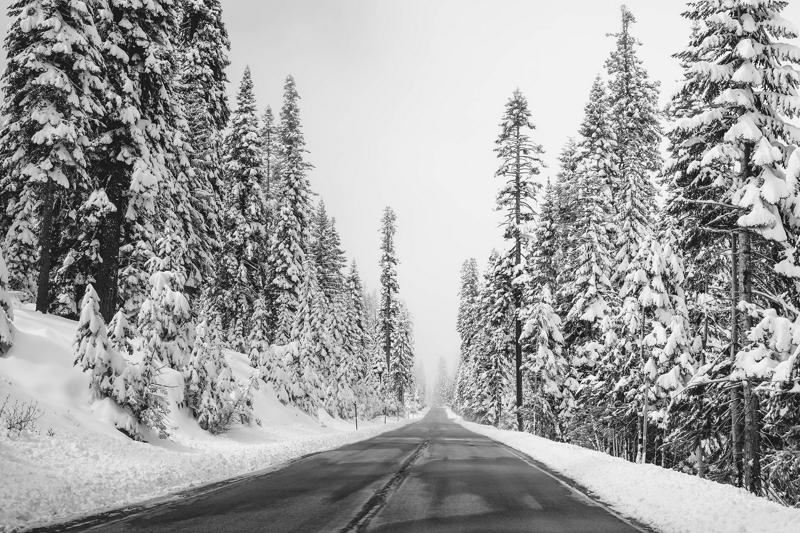
%> input picture CV1_Lab2_Filters/Part-1: Image Enhancement/images/image2.jpg, 800 x 533 px
$ octave test_gradient.m   (GNU Octave 9; MATLAB toolbox functions it lacks are replaced by stand-ins)
%> lines starting %> are read from the running program, lines starting %| are printed output that depends on the picture
### CV1_Lab2_Filters/Part-1: Image Enhancement/compute_gradient.m
function [Gx, Gy, im_magnitude,im_direction] = compute_gradient(image)

image = im2double(image);

Sx = double([-1 0 1; -2 0 2; -1 0 1])/8;
Sy = double([1 2 1; 0 0 0; -1 -2 -1])/8;

Gx = imfilter(image, Sx);
Gy = imfilter(image, Sy);

im_magnitude = sqrt(Gx.^2 + Gy.^2);

% im_direction = pi + atan2(Gy, Gx);
im_direction = pi/2 + atan(Gy ./ Gx);

end

### CV1_Lab2_Filters/Part-1: Image Enhancement/test_gradient.m
close all
clear all
clc

img = imread('images/image2.jpg');
%> img is the input picture: size 533x800 uint8; min 0, max 255, mean 160

figure;imshow(img)

[H, W] = size(img);
%> H = 533; W = 800

[Gx, Gy, im_magnitude,im_direction] = compute_gradient(img);
%> in compute_gradient, `Gy = imfilter(image, Sy);`:
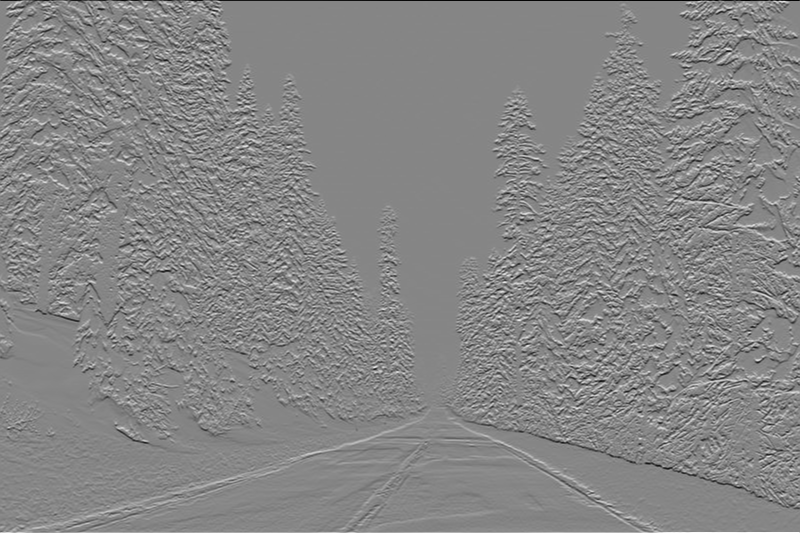
%> Gy: size 533x800 double; min -0.481, max 0.435, mean 0.000381; drawn with min black and max white
%> in compute_gradient, `im_direction = pi/2 + atan(Gy ./ Gx);`:
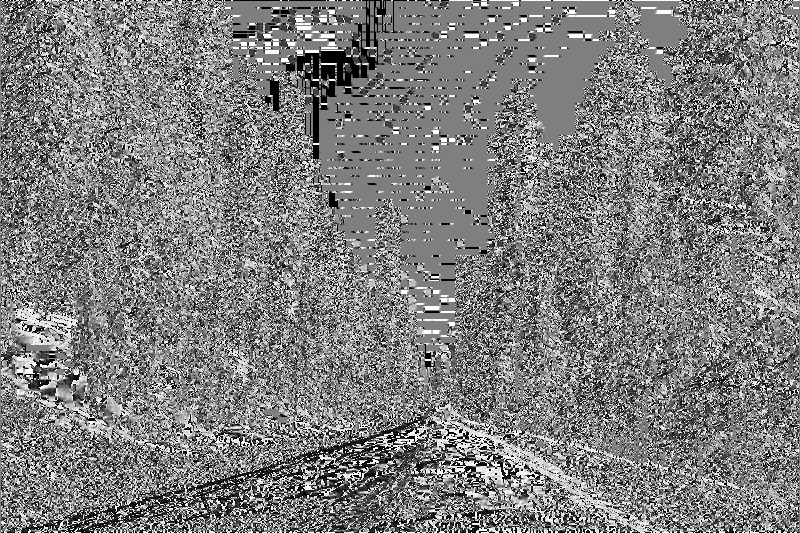
%> im_direction: size 533x800 double; 0.58% of the values are NaN or infinite; the others: min 0, max 3.14, mean 1.57; drawn with min black, max white, NaN and infinite black


figure
magnitude_thr = im_magnitude / max(im_magnitude(:));
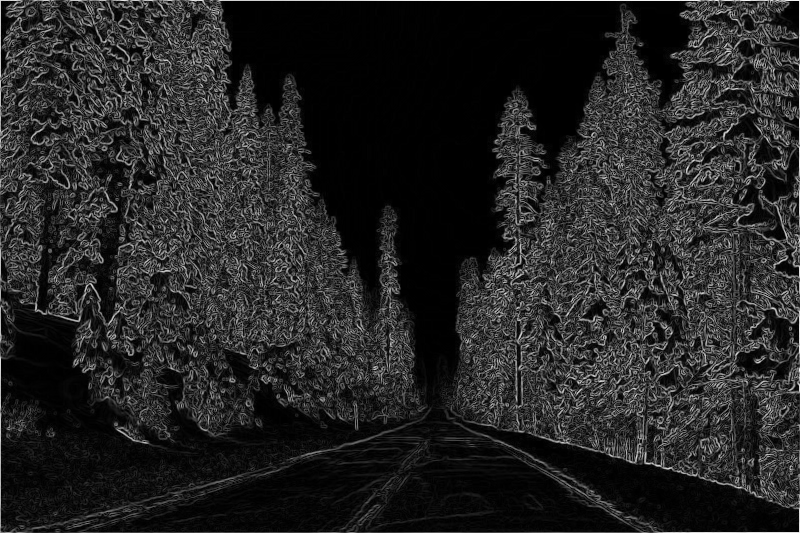
%> magnitude_thr: size 533x800 double; min 0, max 1, mean 0.147
imshow(magnitude_thr)
title('Magnitude')
pause(0.4)

Gx_n = (Gx - min(Gx(:))) / (max(Gx(:)) - min(Gx(:)));
Gy_n = (Gy - min(Gy(:))) / (max(Gy(:)) - min(Gy(:)));

im_direction_n = im_direction / pi; %(2*pi);


figure

subplot(2, 2, 1)
imshow(Gx_n)
title('Gradient X')

subplot(2, 2, 2)
imshow(Gy_n)
title('Gradient Y')

subplot(2, 2, 3)
imshow(im_magnitude / max(im_magnitude(:)))
title('Magnitude')

subplot(2, 2, 4)
imshow(im_direction)
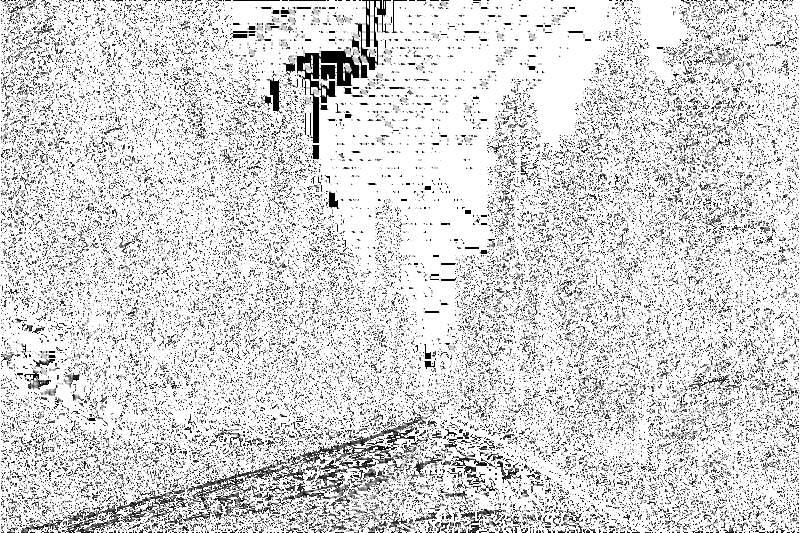
%> displayed picture: size 533x800, on the screen's scale of 0 to 255; min 0, max 255, mean 215.4
title('Angle')


sampling = 15;
start = 8;

[X, Y] = meshgrid(0:W,0:H);

X_s = X(start:sampling:H,start:sampling:W);
Y_s = Y(start:sampling:H,start:sampling:W);
Gx_s = Gx(start:sampling:H,start:sampling:W);
Gy_s = Gy(start:sampling:H,start:sampling:W);


f = figure;
colormap(f, gray);

quiver(X_s,Y_s,Gx_s,Gy_s, 'color', [1 0 0]);
axis image
hax = gca;
imagesc(hax.XLim,hax.YLim,img);
%> (this line was passed over: imagesc is not available in this run)
hold on;
quiver(X_s,Y_s,Gx_s,Gy_s, 'color', [1 0 0]);
%> figure, not shown here; highest point at x = 786.9, y = 550.6


%normalize the gradient vectors
Gx_s = (Gx ./ im_magnitude);
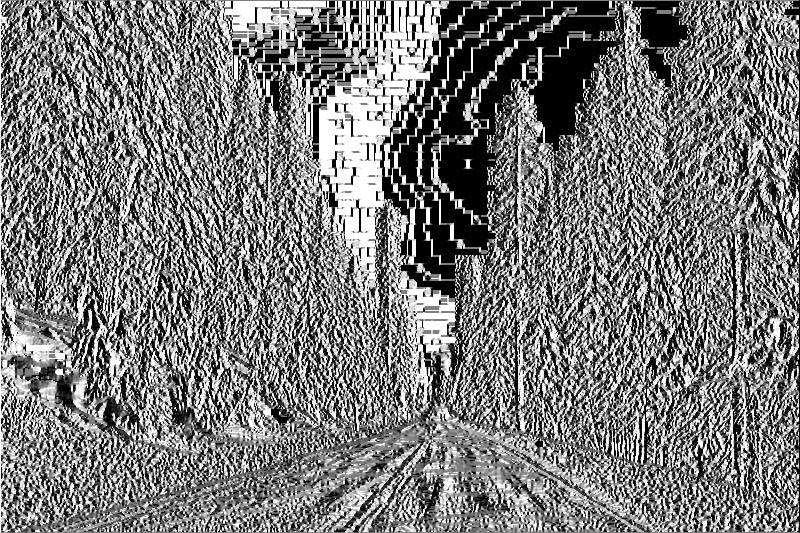
%> Gx_s: size 533x800 double; 0.58% of the values are NaN or infinite; the others: min -1, max 1, mean -0.0272; drawn with min black, max white, NaN and infinite black
Gy_s = (Gy ./ im_magnitude);
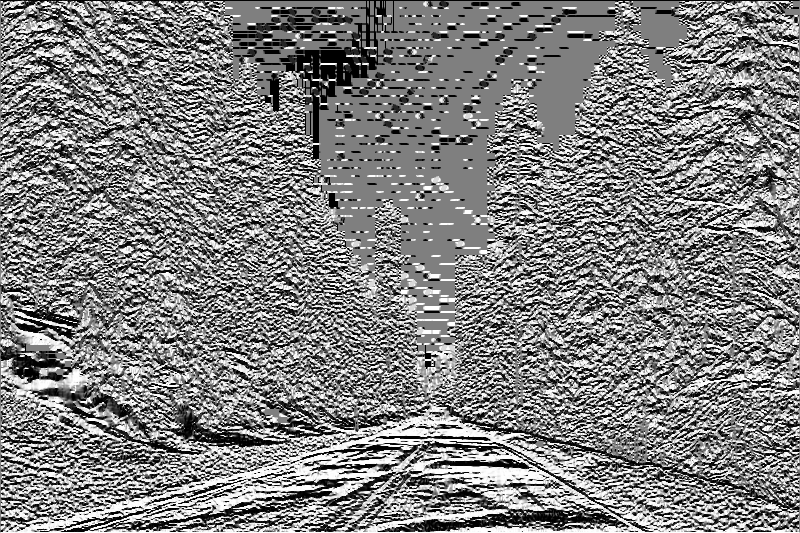
%> Gy_s: size 533x800 double; 0.58% of the values are NaN or infinite; the others: min -1, max 1, mean 0.0228; drawn with min black, max white, NaN and infinite black

Gx_s = Gx_s(start:sampling:H,start:sampling:W);
%> Gx_s: size 36x53 double
Gy_s = Gy_s(start:sampling:H,start:sampling:W);
%> Gy_s: size 36x53 double

figure;
quiver(X_s,Y_s,Gx_s,Gy_s, 'color', [1 0 0]);
axis image
hax = gca;
imagesc(hax.XLim,hax.YLim,im_magnitude / max(im_magnitude(:)));
%> (this line was passed over: imagesc is not available in this run)
hold on;
quiver(X_s,Y_s,Gx_s,Gy_s, 'color', [1 0 0]);

title('Gradient Vector Field')
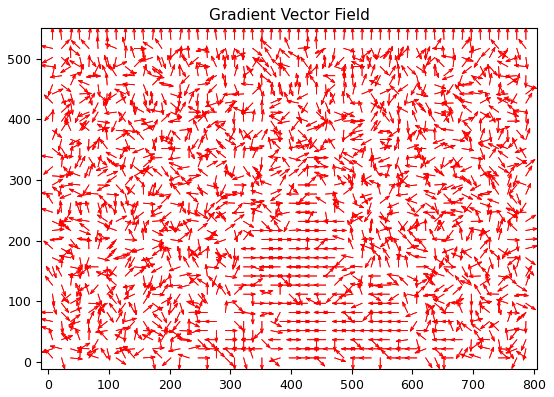
%> figure redrawn from the program's plot data; highest point at x = 622, y = 550.6

$ run again, with CV1_Lab2_Filters/Part-1: Image Enhancement/images/image1.jpg copied over CV1_Lab2_Filters/Part-1: Image Enhancement/images/image2.jpg
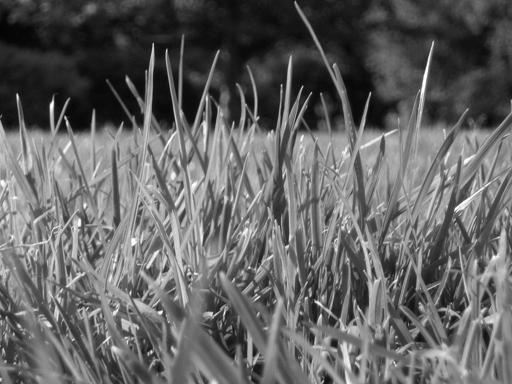
%> input picture CV1_Lab2_Filters/Part-1: Image Enhancement/images/image1.jpg, 512 x 384 px
%> img is the input picture: size 384x512 uint8; min 0, max 255, mean 99.4
%> `Gy_s = (Gy ./ im_magnitude);`:
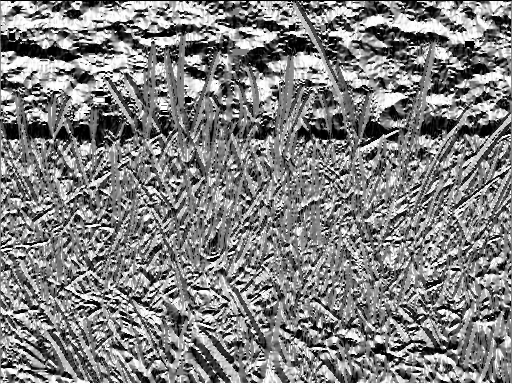
%> Gy_s: size 384x512 double; 0.14% of the values are NaN or infinite; the others: min -1, max 1, mean 0.0119; drawn with min black, max white, NaN and infinite black
%> `title('Gradient Vector Field')`:
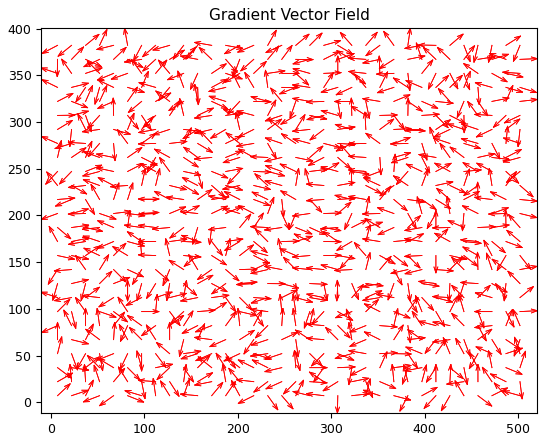
%> figure redrawn from the program's plot data; highest point at x = 384.6, y = 400.3
